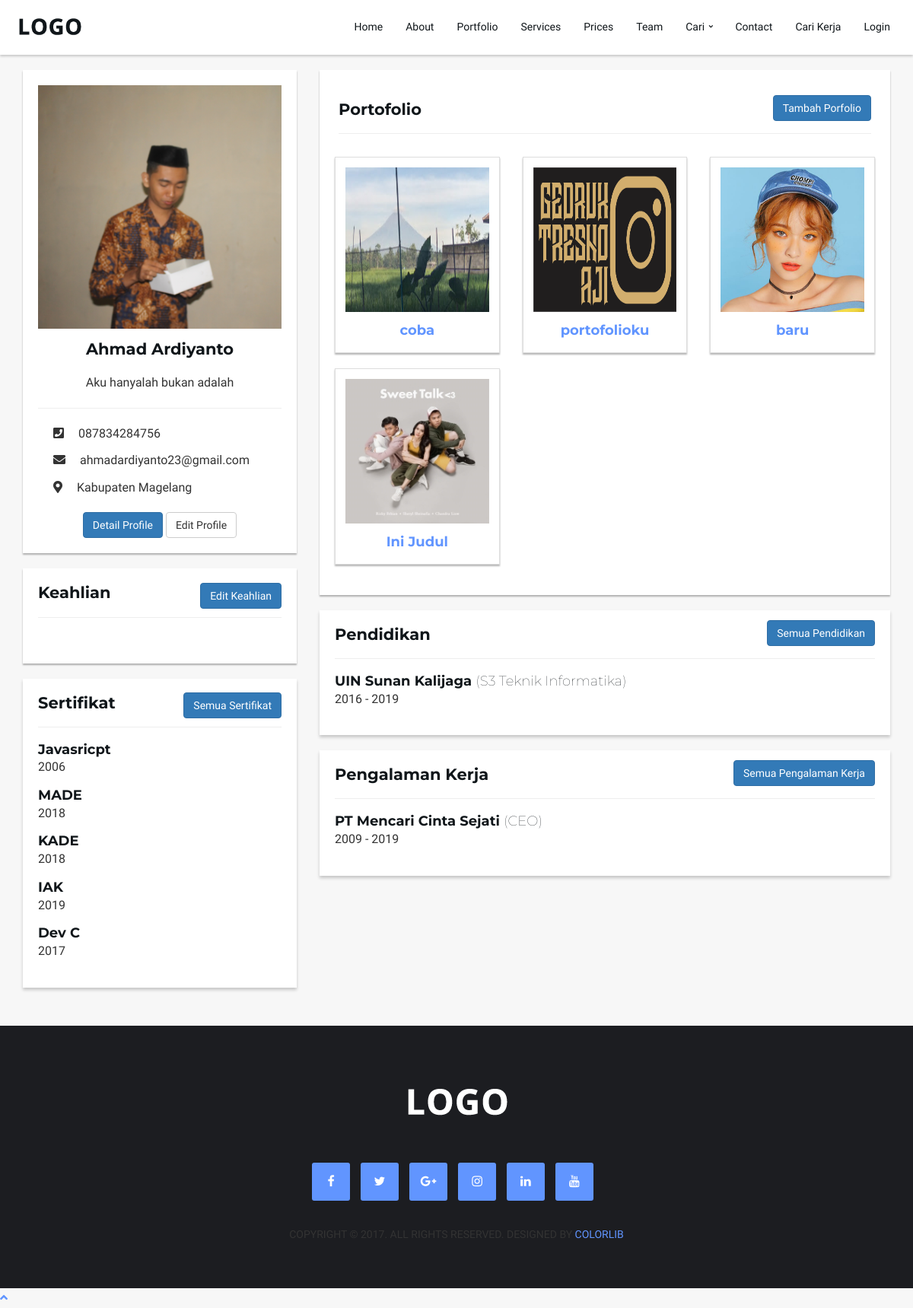
The app's page /member with its own data.
### tables this page shows
CREATE TABLE `member` (
  `id_user` varchar(10) NOT NULL,
  `nama_member` varchar(30) NOT NULL,
  `gender_member` varchar(10) NOT NULL,
  `tempat_lahir` varchar(30) NOT NULL,
  `tanggal_lahir` date NOT NULL,
  `phone_member` varchar(15) NOT NULL,
  `alamat` text NOT NULL,
  `id_kel` char(10) NOT NULL,
  `id_kec` char(7) NOT NULL,
  `id_kab` char(4) NOT NULL,
  `id_prov` char(2) NOT NULL,
  `foto` varchar(255) NOT NULL,
  `deskripsi_member` text NOT NULL,
  `created_at` timestamp NOT NULL DEFAULT CURRENT_TIMESTAMP ON UPDATE CURRENT_TIMESTAMP,
  `modified_at` timestamp NULL DEFAULT CURRENT_TIMESTAMP
);

CREATE TABLE `kabupaten` (
  `id_kab` char(4) NOT NULL,
  `id_prov` char(2) NOT NULL,
  `nama_kab` varchar(255) NOT NULL
);

CREATE TABLE `sertifikat` (
  `id_sertifikat` int(10) NOT NULL,
  `id_user` varchar(10) NOT NULL,
  `nama_sertifikat` varchar(50) NOT NULL,
  `tahun` year(4) NOT NULL,
  `created_at` timestamp NOT NULL DEFAULT CURRENT_TIMESTAMP,
  `modified_at` timestamp NOT NULL DEFAULT CURRENT_TIMESTAMP
);

CREATE TABLE `portofolio` (
  `id_portofolio` varchar(13) NOT NULL,
  `id_user` varchar(10) NOT NULL,
  `judul` varchar(50) NOT NULL,
  `deskripsi` text NOT NULL,
  `foto` varchar(255) NOT NULL,
  `created_at` timestamp NOT NULL DEFAULT CURRENT_TIMESTAMP,
  `modified_at` timestamp NULL DEFAULT NULL
);

CREATE TABLE `pendidikan` (
  `id_pendidikan` int(10) NOT NULL,
  `id_user` varchar(10) NOT NULL,
  `nama_univ` varchar(100) NOT NULL,
  `gelar` varchar(5) NOT NULL,
  `prodi` varchar(50) NOT NULL,
  `tahun_mulai` year(4) NOT NULL,
  `tahun_selesai` year(4) NOT NULL,
  `created_at` timestamp NOT NULL DEFAULT CURRENT_TIMESTAMP ON UPDATE CURRENT_TIMESTAMP,
  `modified_at` timestamp NULL DEFAULT NULL
);

CREATE TABLE `pengalaman_kerja` (
  `id_pengalaman` int(10) NOT NULL,
  `id_user` varchar(10) NOT NULL,
  `nama_perusahaan` varchar(100) NOT NULL,
  `jabatan` varchar(30) NOT NULL,
  `lokasi` char(2) NOT NULL,
  `bulan_mulai` int(2) NOT NULL,
  `tahun_mulai` year(4) NOT NULL,
  `bulan_selesai` int(2) NOT NULL,
  `tahun_selesai` year(4) NOT NULL,
  `created_at` timestamp NOT NULL DEFAULT CURRENT_TIMESTAMP ON UPDATE CURRENT_TIMESTAMP,
  `modified_at` timestamp NULL DEFAULT NULL
);

### application/controllers/Member.php (called while the page is built, shortened)
<?php
class Member extends CI_Controller
{
    public function __construct()
    {
        $this->load->model('Member_model');
    }
    public function index($id_user = '1')
    {
        $data['title'] = 'Bio Project';
        $data['member'] = $this->Member_model->getMember('id_user', $id_user);
        $data['portofolio'] = $this->Member_model->getAllPortofolio('id_user', $id_user);
        $data['sertifikat'] = $this->Member_model->getAllDataWhere('sertifikat', 'id_user', $id_user);
        $data['pendidikan'] = $this->Member_model->getAllDataWhere('pendidikan', 'id_user', $id_user);
        $data['pengalaman_kerja'] = $this->Member_model->getAllDataWhere('pengalaman_kerja', 'id_user', $id_user);
        $this->load->view('partials/user/header', $data);
        $this->load->view('member/index', $data);
        $this->load->view('partials/user/footer');
    }
}

### index.php (called while the page is built, shortened)
<?php
require_once BASEPATH.'core/CodeIgniter.php';

### application/models/Member_model.php (called while the page is built, shortened)
<?php
class Member_model extends CI_Model
{
    public function getAllDataWhere($table, $key, $value)
    {
        $this->db->where($key, $value);
        $query = $this->db->get($table);
        return $query->result_array();
    }
    public function getMember($key, $value)
    {
        $this->db->where([$key => $value]);
        $this->db->join('kecamatan', 'kecamatan.id_kec = member.id_kec');
        $this->db->join('kabupaten', 'kabupaten.id_kab = member.id_kab');
        $this->db->join('provinsi', 'provinsi.id_prov = member.id_prov');
        $this->db->from('member');
        $query = $this->db->get();
        return $query->row_array();
    }
    public function getAllPortofolio($key, $value)
    {
        $this->db->order_by('created_at', 'DESC');
        $query = $this->db->get_where('portofolio', [$key => $value]);
        return $query->result_array();
    }
}

### application/views/member/index.php (the view, shortened to what this page needs)
<section id="profile">
    <div class="container">
        <div class="row">
            <div class="col-md-4 col-xs-12">
                <div class="bio" style="margin-bottom:20px">
                    <img class="img-responsive img-profile"
                        src="<?=base_url();?>assets/images/profile/<?= $member['foto']; ?>">
                    <div class="member-bio text-center">
                        <h3>
                            <?= $member['nama_member']?>
                        </h3>
                        <p>
                            <?= $member['deskripsi_member']?>
                        </p>
                    </div>
                    <hr>
                    <div class="contact-member">
                        <p><i class="fas fa-phone-square"></i> <?= $member['phone_member']?></p>
                        <p><i class="fas fa-envelope"></i> ahmadardiyanto23@gmail.com</p>
                        <p><i class="fas fa-map-marker-alt"></i> <?=$member['nama_kab']?></p>
                    </div>
                    <div class="text-center">
                        <a class="btn btn-primary" href="<?=base_url()?>detail-profile">
                            Detail Profile
                        </a>
                        <a class="btn btn-default" href="<?=base_url()?>update-profile">
                            Edit Profile
                        </a>
                    </div>
                </div>
                <div id="keahlian">
                    <h3>Keahlian</h3>
                    <hr>
                    <a href="<?=base_url()?>update-keahlian" class="btn btn-primary"
                        style="float:right; margin-top: -66px;"> Edit Keahlian
                    </a>
                    <div class="row ">
                    </div>
                </div>
                <div id="sertifikat">
                    <div class="content">
                        <h3>Sertifikat</h3>
                        <hr>
                        <a href="<?=base_url()?>sertifikat" class="btn btn-primary"
                            style="float:right; margin-top: -66px;"> Semua Sertifikat </a>
                        <?php if (!empty($sertifikat)) :?>
                        <?php foreach ($sertifikat as $s) : ?>
                        <div class="list-sertifikat" style="margin-bottom:15px">
                            <h4 style="margin-bottom:0px"><?= $s['nama_sertifikat']?></h4>
                            <p><?= $s['tahun']?></p>
                        </div>
                        <?php endforeach;?>
                        <?php else : ?>
                        <p>Not Found !</p>
                        <?php endif;?>
                    </div>
                </div>
            </div>
            <div class="col-md-8 col-xs-12">
                <div id="portofolio">
                    <div class="row" style="margin:20px 5px 10px 5px;">
                        <h3>Portofolio</h3>
                        <a href="create-portofolio" class="btn btn-primary" style="float:right; margin-top: -50px;">
                            Tambah Porfolio </a>
                        <hr>
                    </div>
                    <div class="row text-center">
                        <?php if (!empty($portofolio)) :?>
                        <?php foreach ($portofolio as $p) : ?>
                        <div class="col-md-4 col-xs-6">
                            <div class="thumbnail">
                                <div class="caption text-center">
                                    <img class="img-responsive img-portofolio"
                                        src="<?= base_url();?>assets/images/profile/<?= $p['foto'];?>"
                                        style="height:190px;" />
                                    <h4 id="thumbnail-label"><a
                                            href="<?=base_url()?>detail-portofolio/<?=$p['id_portofolio']?>"><?= $p['judul'];?></a>
                                    </h4>
                                </div>
                            </div>
                        </div>
                        <?php endforeach;?>
                        <?php else : ?>
                        <p>Not Found !</p>
                        <?php endif;?>
                    </div>
                </div>
                <div id="pendidikan">
                    <div class="content">
                        <h3>Pendidikan</h3>
                        <a href="pendidikan" class="btn btn-primary" style="float:right; margin-top: -50px;"> Semua
                            Pendidikan </a>
                        <hr>
                        <?php if (!empty($pendidikan)) :?>
                        <?php foreach ($pendidikan as $p) : ?>
                        <div class="list-pendidikan" style="margin-bottom:15px">
                            <h4 style="margin-bottom:0px"> <?= $p['nama_univ']?> <span
                                    style="font-weight:10">(<?= $p['gelar']?> <?= $p['prodi']?>)</span>
                            </h4>
                            <p> <?= $p['tahun_mulai']?> - <?= $p['tahun_selesai']?> </p>
                        </div>
                        <?php endforeach;?>
                        <?php else : ?>
                        <p>Not Found !</p>
                        <?php endif;?>
                    </div>
                </div>
                <div id="pengalaman-kerja">
                    <div class="content">
                        <h3>Pengalaman Kerja</h3>
                        <a href="pengalaman-kerja" class="btn btn-primary" style="float:right; margin-top: -50px;">
                            Semua Pengalaman Kerja </a>
                        <hr>
                        <?php if (!empty($pengalaman_kerja)) :?>
                        <?php foreach ($pengalaman_kerja as $p) : ?>
                            <div class="list-pengalaman-kerja" style="margin-bottom:15px">
                                <h4 style="margin-bottom:0px"> <?=$p['nama_perusahaan']?> <span
                                        style="  font-weight:10">(<?=$p['jabatan']?>)</span>
                                </h4>
                                <p> <?=$p['tahun_mulai']?> - <?=$p['tahun_selesai']?> </p>
                            </div>
                        <?php endforeach;?>
                        <?php else : ?>
                        <p>Not Found !</p>
                        <?php endif;?>
                    </div>
                </div>
            </div>
        </div>
</section>

### assets/css/style.css (style rules this page uses)
html, body { font-family: 'Varela Round', sans-serif; font-size: 16px; line-height: 1.6; overflow-x: hidden; background-color: #F7F7F7; }
h1, h2, h3, h4, h5, h6 { font-family: 'Montserrat', sans-serif; font-weight: 700; margin-top: 0px; margin-bottom: 20px; color: #10161A; }
h3 { font-size: 21px; }
h4 { font-size: 18px; }
a { color: #6195FF; text-decoration: none; -webkit-transition: 0.2s opacity; transition: 0.2s opacity; }
#profile { padding-bottom: 30px; background-color: #F7F7F7; }
.bio { margin: 20px 0px 40px 0px; padding: 20px; background-color: white; box-shadow: 0 2px 2px 0 rgba(0, 0, 0, 0.3); }
.img-profile { align-content: center; display: block; margin: auto; }
.member-bio { margin-top: 15px; }
.contact-member { margin: 20px 20px 20px 40px; }
.contact-member p i { margin-right: 15px; }
#keahlian { margin: 20px 0px 20px 0px; padding: 20px; background-color: white; box-shadow: 0 2px 2px 0 rgba(0, 0, 0, 0.3); }
#keahlian .row { padding: 5px 15px 15px 15px; }
@media (min-width: 768px) { .bio { margin: 20px 0px 40px 0px; } }
@media (min-width: 768px) { .contact-member { margin: 20px; } }
#portofolio { margin: 10px 0px 40px 0px; padding: 20px; background-color: white; box-shadow: 0 2px 2px 0 rgba(0, 0, 0, 0.3); }
.thumbnail { box-shadow: 0 2px 2px 0 rgba(0, 0, 0, 0.3); transition: 0.3s; min-width: 40%; border-radius: 0px !important; }
#thumbnail-label { margin: 15px 0px 5px 0px; }
.img-portofolio { align-content: center; display: block; margin: auto; background-size: cover; text-align: center; position: relative; }
@media (min-width: 768px) { #portofolio { margin: 20px 0px 20px 0px; padding: 20px; background-color: white; } }
.content { margin-top: 20px; margin-bottom: 20px; background-color: white; padding: 20px; box-shadow: 0 3px 4px rgba(0, 0, 0, 0.2); }

### records on screen
member: foto (picture), nama_member "Ahmad Ardiyanto", deskripsi_member "Aku hanyalah bukan adalah", phone_member "087834284756", id_kab.nama_kab "Kabupaten Magelang"
sertifikat: nama_sertifikat "Javasricpt", tahun "2006"
sertifikat: nama_sertifikat "MADE", tahun "2018"
sertifikat: nama_sertifikat "KADE", tahun "2018"
sertifikat: nama_sertifikat "IAK", tahun "2019"
sertifikat: nama_sertifikat "Dev C", tahun "2017"
portofolio: foto (picture), judul "coba"
portofolio: foto (picture), judul "portofolioku"
portofolio: foto (picture), judul "baru"
portofolio: foto (picture), judul "Ini Judul"
pendidikan: nama_univ "UIN Sunan Kalijaga", gelar "S3", prodi "Teknik Informatika", tahun_mulai "2016", tahun_selesai "2019"
pengalaman_kerja: nama_perusahaan "PT Mencari Cinta Sejati", jabatan "CEO", tahun_mulai "2009", tahun_selesai "2019"
